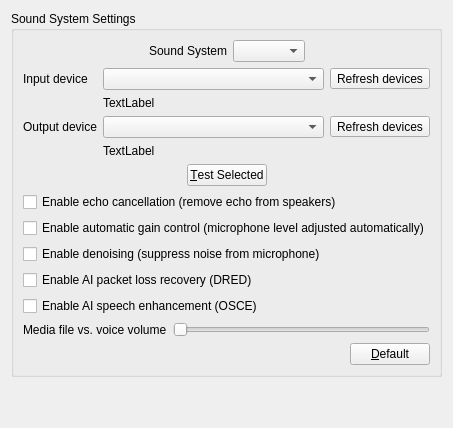
     <widget class="QWidget" name="soundTab">
      <attribute name="title">
       <string>Sound System</string>
      </attribute>
      <layout class="QVBoxLayout" name="verticalLayout_6">
       <item>
        <widget class="QGroupBox" name="groupBox_5">
         <property name="title">
          <string>Sound System Settings</string>
         </property>
         <layout class="QVBoxLayout" name="verticalLayout_7">
          <item>
           <layout class="QHBoxLayout" name="horizontalLayout_3">
            <item>
             <spacer name="horizontalSpacer_16">
              <property name="orientation">
               <enum>Qt::Orientation::Horizontal</enum>
              </property>
              <property name="sizeHint" stdset="0">
               <size>
                <width>40</width>
                <height>20</height>
               </size>
              </property>
             </spacer>
            </item>
            <item>
             <widget class="QLabel" name="label_sndsys">
              <property name="text">
               <string>Sound System</string>
              </property>
              <property name="buddy">
               <cstring>sndSysBox</cstring>
              </property>
             </widget>
            </item>
            <item>
             <widget class="QComboBox" name="sndSysBox"/>
            </item>
            <item>
             <spacer name="horizontalSpacer_17">
              <property name="orientation">
               <enum>Qt::Orientation::Horizontal</enum>
              </property>
              <property name="sizeHint" stdset="0">
               <size>
                <width>40</width>
                <height>20</height>
               </size>
              </property>
             </spacer>
            </item>
           </layout>
          </item>
          <item>
           <layout class="QGridLayout" name="gridLayout_3" columnstretch="0,1,0">
            <item row="0" column="0">
             <widget class="QLabel" name="label_12">
              <property name="text">
               <string>Input device</string>
              </property>
              <property name="buddy">
               <cstring>inputdevBox</cstring>
              </property>
             </widget>
            </item>
            <item row="0" column="1">
             <widget class="QComboBox" name="inputdevBox"/>
            </item>
            <item row="0" column="2">
             <widget class="QToolButton" name="refreshinputButton">
              <property name="text">
               <string>Refresh devices</string>
              </property>
              <property name="icon">
               <iconset resource="resources.qrc">
                <normaloff>:/images/images/refresh.png</normaloff>:/images/images/refresh.png</iconset>
              </property>
              <property name="iconSize">
               <size>
                <width>20</width>
                <height>20</height>
               </size>
              </property>
             </widget>
            </item>
            <item row="1" column="1">
             <widget class="QLabel" name="inputinfoLabel">
              <property name="focusPolicy">
               <enum>Qt::FocusPolicy::StrongFocus</enum>
              </property>
              <property name="text">
               <string notr="true">TextLabel</string>
              </property>
              <property name="alignment">
               <set>Qt::AlignmentFlag::AlignLeading|Qt::AlignmentFlag::AlignLeft|Qt::AlignmentFlag::AlignVCenter</set>
              </property>
              <property name="wordWrap">
               <bool>true</bool>
              </property>
             </widget>
            </item>
            <item row="2" column="0">
             <widget class="QLabel" name="label_14">
              <property name="text">
               <string>Output device</string>
              </property>
              <property name="buddy">
               <cstring>outputdevBox</cstring>
              </property>
             </widget>
            </item>
            <item row="2" column="1">
             <widget class="QComboBox" name="outputdevBox"/>
            </item>
            <item row="2" column="2">
             <widget class="QToolButton" name="refreshoutputButton">
              <property name="text">
               <string>Refresh devices</string>
              </property>
              <property name="icon">
               <iconset resource="resources.qrc">
                <normaloff>:/images/images/refresh.png</normaloff>:/images/images/refresh.png</iconset>
              </property>
              <property name="iconSize">
               <size>
                <width>20</width>
                <height>20</height>
               </size>
              </property>
             </widget>
            </item>
            <item row="3" column="1">
             <widget class="QLabel" name="outputinfoLabel">
              <property name="focusPolicy">
               <enum>Qt::FocusPolicy::StrongFocus</enum>
              </property>
              <property name="text">
               <string notr="true">TextLabel</string>
              </property>
              <property name="wordWrap">
               <bool>true</bool>
              </property>
             </widget>
            </item>
           </layout>
          </item>
          <item>
           <layout class="QHBoxLayout" name="horizontalLayout_4">
            <item>
             <spacer name="horizontalSpacer_5">
              <property name="orientation">
               <enum>Qt::Orientation::Horizontal</enum>
              </property>
              <property name="sizeHint" stdset="0">
               <size>
                <width>40</width>
                <height>20</height>
               </size>
              </property>
             </spacer>
            </item>
            <item>
             <widget class="QPushButton" name="sndtestButton">
              <property name="text">
               <string>&amp;Test Selected</string>
              </property>
              <property name="checkable">
               <bool>true</bool>
              </property>
             </widget>
            </item>
            <item>
             <spacer name="horizontalSpacer_6">
              <property name="orientation">
               <enum>Qt::Orientation::Horizontal</enum>
              </property>
              <property name="sizeHint" stdset="0">
               <size>
                <width>40</width>
                <height>20</height>
               </size>
              </property>
             </spacer>
            </item>
           </layout>
          </item>
          <item>
           <widget class="QCheckBox" name="echocancelBox">
            <property name="text">
             <string>Enable echo cancellation (remove echo from speakers)</string>
            </property>
           </widget>
          </item>
          <item>
           <widget class="QCheckBox" name="agcBox">
            <property name="text">
             <string>Enable automatic gain control (microphone level adjusted automatically)</string>
            </property>
           </widget>
          </item>
          <item>
           <widget class="QCheckBox" name="denoisingBox">
            <property name="text">
             <string>Enable denoising (suppress noise from microphone)</string>
            </property>
           </widget>
          </item>
          <item>
           <widget class="QCheckBox" name="aiDredBox">
            <property name="text">
             <string>Enable AI packet loss recovery (DRED)</string>
            </property>
           </widget>
          </item>
          <item>
           <widget class="QCheckBox" name="aiOsceBox">
            <property name="text">
             <string>Enable AI speech enhancement (OSCE)</string>
            </property>
           </widget>
          </item>
          <item>
           <layout class="QHBoxLayout" name="horizontalLayout_10">
            <item>
             <widget class="QLabel" name="label_34">
              <property name="text">
               <string>Media file vs. voice volume</string>
              </property>
              <property name="buddy">
               <cstring>mediavsvoiceSlider</cstring>
              </property>
             </widget>
            </item>
            <item>
             <widget class="QSlider" name="mediavsvoiceSlider">
              <property name="maximum">
               <number>200</number>
              </property>
              <property name="orientation">
               <enum>Qt::Orientation::Horizontal</enum>
              </property>
             </widget>
            </item>
           </layout>
          </item>
          <item>
           <layout class="QHBoxLayout" name="horizontalLayout_6">
            <item>
             <spacer name="horizontalSpacer_9">
              <property name="orientation">
               <enum>Qt::Orientation::Horizontal</enum>
              </property>
              <property name="sizeHint" stdset="0">
               <size>
                <width>40</width>
                <height>20</height>
               </size>
              </property>
             </spacer>
            </item>
            <item>
             <widget class="QPushButton" name="snddefaultButton">
              <property name="text">
               <string>&amp;Default</string>
              </property>
             </widget>
            </item>
           </layout>
          </item>
         </layout>
        </widget>
       </item>
       <item>
        <spacer name="verticalSpacer_3">
         <property name="orientation">
          <enum>Qt::Orientation::Vertical</enum>
         </property>
         <property name="sizeHint" stdset="0">
          <size>
           <width>20</width>
           <height>40</height>
          </size>
         </property>
        </spacer>
       </item>
      </layout>
     </widget>
